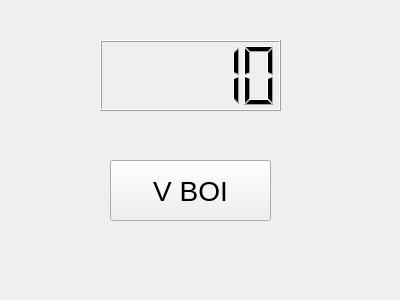
<?xml version="1.0" encoding="UTF-8"?>
<ui version="4.0">
 <class>Widget</class>
 <widget class="QWidget" name="Widget">
  <property name="geometry">
   <rect>
    <x>0</x>
    <y>0</y>
    <width>400</width>
    <height>300</height>
   </rect>
  </property>
  <property name="windowTitle">
   <string>Widget</string>
  </property>
  <widget class="QPushButton" name="pushButton">
   <property name="geometry">
    <rect>
     <x>110</x>
     <y>160</y>
     <width>161</width>
     <height>61</height>
    </rect>
   </property>
   <property name="font">
    <font>
     <pointsize>21</pointsize>
    </font>
   </property>
   <property name="text">
    <string>V BOI</string>
   </property>
  </widget>
  <widget class="QLCDNumber" name="lcdNumber">
   <property name="geometry">
    <rect>
     <x>100</x>
     <y>40</y>
     <width>181</width>
     <height>71</height>
    </rect>
   </property>
   <property name="intValue" stdset="0">
    <number>10</number>
   </property>
  </widget>
 </widget>
 <layoutdefault spacing="6" margin="11"/>
 <resources/>
 <connections/>
</ui>
